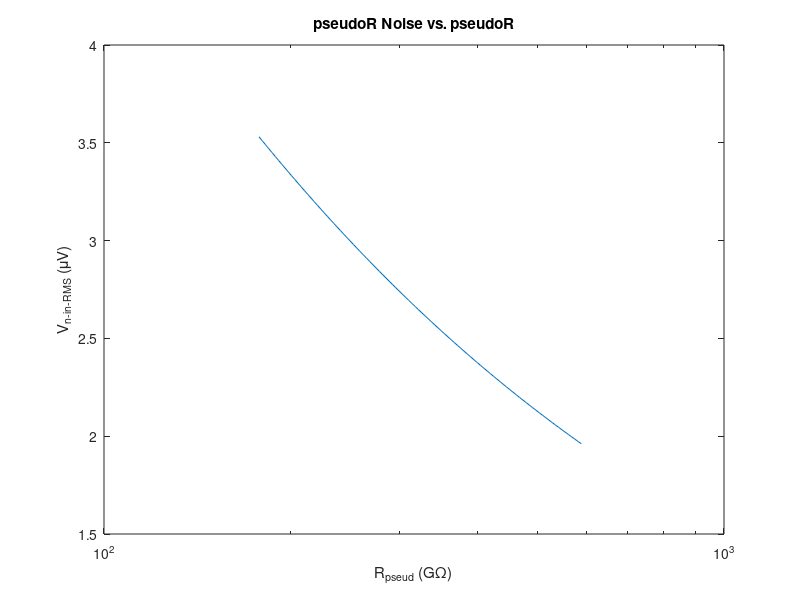
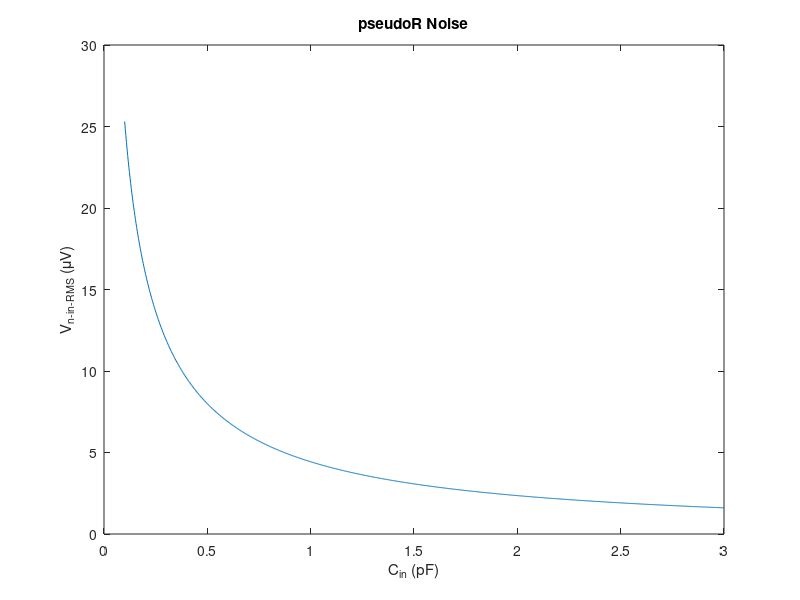
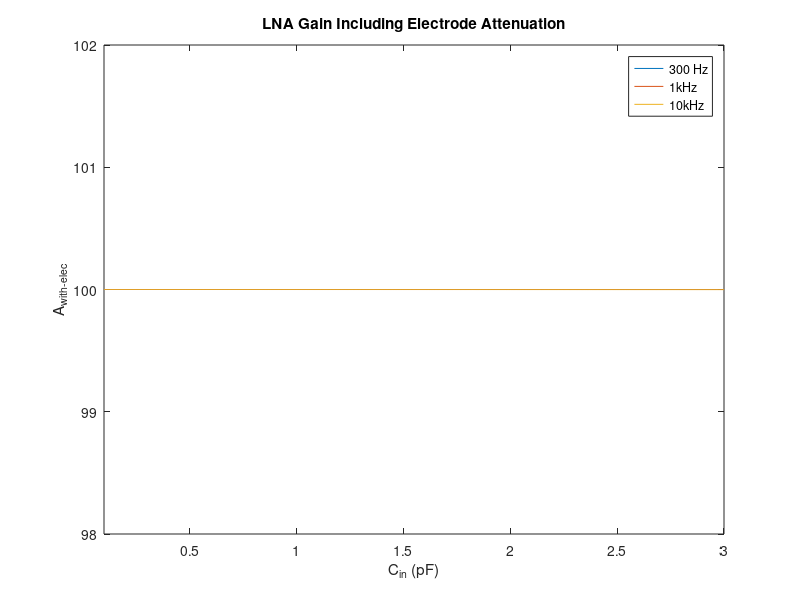
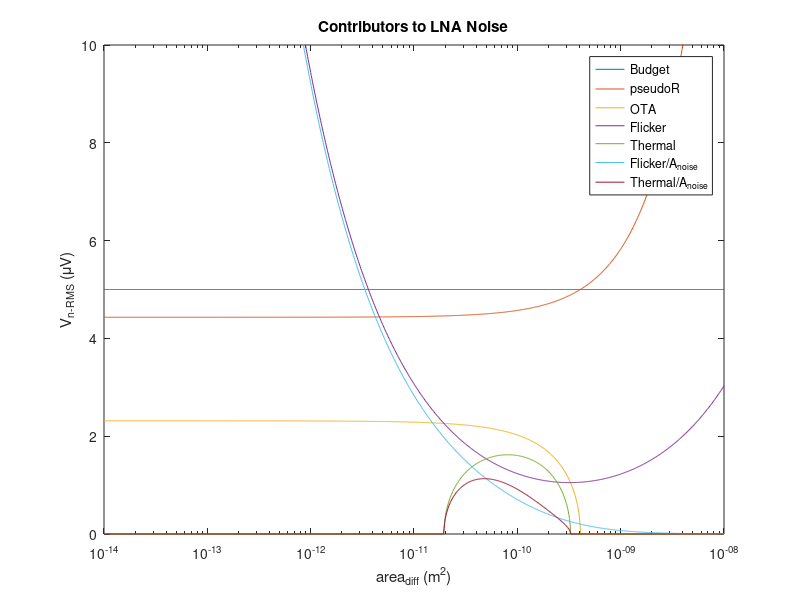

The MATLAB source for these figures, in order: (Note: this script raises an error after producing the figures.)
% polymorph pixel co-design
% CRT
% 05/19/2020 - 07/22/2020

%% setup
close all
clear all

%% starting assumptions and physical constants

% constants
k = 1.38e-23;
T = 37 + 273;   % body temp

% system constraints
V_DD = 1.5;
R_elec = 24e3;
pixel_dim = 152.5e-6;
area_limit = (pixel_dim)^2;

% amplitude range
% peak voltages for AP (300Hz - 10kHz) and a little LFP (50Hz - 10kHz)
V_AP = 2e-3;
V_LFP = 4e-3;

%% design targets

% except for here, as noted, all noise is squared voltage
noise_Vrms_target = 5e-6;
noise_Vsq_target = noise_Vrms_target^2;

A_target = 100;
A_OL_target = 1e3;
A_f = 1;

f_LP_AP = 10e3;
f_HP_AP = 300;

ENBW = f_LP_AP * pi/2;

% number of time constants for "complete" settling
settling_TCs = 5;

% target for OTA noise source other than M1
excess = 1.2;

% swing for A1
V_swing_target = V_LFP * A_target;

%% technology information

L_min = 130e-9;

% C_ox and C_P (C_gg) [F/m^2]
% C_ox for flicker noise
C_ox = 0.01;
% C_P for parasitics
M_input_area = 120e-6 * 600e-9;
C_gg = 252e-15;
C_P_N = C_gg / M_input_area;
C_P_P = 0.00633;

% flicker noise coefficients [J]
K_flicker_N = 1.24e-25;
K_flicker_P = 1.98e-25;

% mismatch coefficients
% [Vm] and [m]
A_VT = 10e-9;
A_beta = 0.013e-6;

% noise factor gamma (often quoted as 2/3)
gamma_W = 1;
gamma_S = 2/3;

% estimates for device area
L_diff = 200e-9;
L_guard = 1e-6;

%% pseudoR cutoff and noise

% possible pseudoR values from mc: 90GOhm to 5TOhm
pseudoR = logspace(11.25,11.77,100);
% assume C_F is minimum size
C_F = 10e-15;
f_pseudo = 1./(2.*pi.*pseudoR.*C_F);

% reduction factor to account for not all of kT/C appearing in final BW
% we apply a HP filter in the SC stage, and only care about noise
% in the 300Hz+ band
ratio = f_HP_AP ./ f_pseudo;
reduc_factor = (2/pi./((ratio).^2 - 1)) .* ...
    (ratio*pi/4 - pi/2 + atan(ratio));

% resulting noise due to 2 pseudoR
noise_pseudoR = 2 .* k .* T ./ C_F .* reduc_factor;
% input-refer - note that this uses ideal gain
noise_pseudoR_in = noise_pseudoR ./ (A_target.^2);

% noise due to pseudoR as a function of Cin
figure
semilogx(pseudoR/1e9, sqrt(noise_pseudoR_in) .* 1e6);
xlabel('R_{pseud} (G\Omega)');
ylabel('V_{n-in-RMS} (\muV)');
title('pseudoR Noise vs. pseudoR');

%% closed-loop amp design: sweep Cin

% smallest pseudoR under mc
pseudoR = 178e9;

% sweep Cin
%C_in = 1e-12;
C_in = linspace(100e-15, 3e-12, 1000)';
C_F = C_in / A_target;

% integrated pseudoR noise for 300Hz sw cap HP cutoff
f_pseudo = 1./(2.*pi.*pseudoR.*C_F);
% reduction factor to account for not all of kT/C
% appearing in the 300Hz+ band
reduc_factor = 1./(1 + f_HP_AP./f_pseudo);
noise_pseudoR = 2 .* k .* T ./ C_F .* reduc_factor;
% input-refer - note that this uses ideal gain
noise_pseudoR_in = noise_pseudoR ./ (A_target.^2);

% ideal closed-loop gain including electrode attenuation
% at three freqs: 300, 1000, 10000 Hz
% assumes ideal opamp with no parasitics
A_elec_300 = C_in ./ sqrt(C_F.^2 + (C_F .* C_in .* R_elec .* (2*pi*300)).^2);
A_elec_1e3 = C_in ./ sqrt(C_F.^2 + (C_F .* C_in .* R_elec .* (2*pi*1e3)).^2);
A_elec_1e4 = C_in ./ sqrt(C_F.^2 + (C_F .* C_in .* R_elec .* (2*pi*1e4)).^2);

%% plots from Cin choice

% noise due to pseudoR as a function of Cin
figure
plot(C_in.*(1e12), sqrt(noise_pseudoR_in) .* 1e6);
xlabel('C_{in} (pF)');
ylabel('V_{n-in-RMS} (\muV)');
title('pseudoR Noise');

% input gain including electrode atten
% should be negligible
figure
plot(C_in.*(1e12), A_elec_300);
hold on
plot(C_in.*(1e12), A_elec_1e3);
plot(C_in.*(1e12), A_elec_1e4);
xlabel('C_{in} (pF)');
ylabel('A_{with-elec}');
axis([100e-3 3 98 102]);
legend('300 Hz', '1kHz', '10kHz');
title('LNA Gain Including Electrode Attenuation');

%% results from first design section

% baseline C_in for noise, assuming we meet target gain
C_in = 1e-12;
C_F = C_in / A_target;
% now adjust C_in to pre-warp the CL gain, gain error due to finite OL gain
C_in = C_F * A_target * (1 + 1/A_OL_target) / (1 - A_target/A_OL_target);
% integrated pseudoR noise for 300Hz sw cap HP cutoff
f_pseudo = 1./(2.*pi.*pseudoR.*C_F);
reduc_factor = 1./(1 + f_HP_AP./f_pseudo);
noise_pseudoR = 2 .* k .* T ./ C_F .* reduc_factor;

%% begin OTA design: sweep WL

% transistor area, from 10^-14 m^2 to 10^-9 m^2
% for reference, pixel is 2.33*10^-8 m^2
% 120um/600nm device is 7.2*10^-11 m^2both
% and a 130nm/130nm device is 1.69*10^-14 m^2
WL = logspace(-14,-8,1000);

C_P = WL .* C_P_N;

% resulting actual closed-loop gain
A_actual = C_in ./ (C_F + (C_F + C_in + C_P) ./ A_OL_target);
noise_pseudoR_in = noise_pseudoR ./ (A_actual.^2);

% noise budget
noise_OTA = noise_Vsq_target - noise_pseudoR_in;

% noise gain
A_noise = (C_P + C_in + C_F) ./ C_in;

% flicker noise
noise_flicker = 2 .* K_flicker_N ./ C_ox ./ WL .* (A_noise).^2 ...
    .* log(f_LP_AP / f_HP_AP);

noise_thermal = noise_OTA - noise_flicker;

% thermal noise
% NOTE: we only care about thermal noise in the signal band (to 10kHz)
% technically, ENBW is not correct here because we can do a software
% brickwall filter at 10kHz, and this will be valid since we have used
% appropriate anti-aliasing.
% thus, ENBW is used here only to provide a safety margin.
gm_req = 2 .* 4 .* k .* T .* gamma_W...
    ./ noise_thermal .* (A_noise).^2 .* ENBW .* excess;

% first approx of mismatch: assume input pair dominates
sigma_Vth_1 = A_VT ./ sqrt(WL);
V_os_3sigma = sigma_Vth_1 .* 3;

%% plots from flicker noise sizing choice

% noise breakdown
figure
semilogx(WL, (noise_Vrms_target*1e6).*ones(size(WL)));
hold on
semilogx(WL, sqrt(noise_pseudoR_in) .* 1e6);
semilogx(WL, sqrt(noise_OTA) .* 1e6);
semilogx(WL, sqrt(noise_flicker) .* 1e6);
semilogx(WL, sqrt(noise_thermal) .* 1e6);
semilogx(WL, sqrt(noise_flicker) ./ (A_noise).^2 .* 1e6);
semilogx(WL, sqrt(noise_thermal) ./ (A_noise).^2 .* 1e6);
xlabel('area_{diff} (m^2)');
ylabel('V_{n-RMS} (\muV)');
axis([1e-14 1e-8 0 10]);
legend('Budget', 'pseudoR', 'OTA', 'Flicker', 'Thermal',...
    'Flicker/A_{noise}', 'Thermal/A_{noise}');
title('Contributors to LNA Noise');

% mismatch
figure
semilogx(WL, V_os_3sigma .* 1e3);
xlabel('area_{diff} (m^2)');
ylabel('V_{OS} (mV)');
title('3\sigma V_{OS}');

% gm requirement
figure
semilogx(WL, gm_req.*(1e6));
xlabel('area_{diff} (m^2)');
ylabel('g_m (\muS)');
axis([1e-14 1e-8 0 500]);
title('g_m Requirement');

% closed-loop gain
figure
semilogx(WL, A_actual);
xlabel('area_{diff} (m^2)');
ylabel('A_{actual}');
title('Closed-Loop Gain due to C_P');

%% gm/id, gmro characterization

% info about number of characterization sweeps
num_lengths_N = 10;
num_lengths_P = 10;
points_per_length = 25;
L_N = [130e-9 200e-9 500e-9 1e-6 2e-6 4e-6 6e-6 8e-6 10e-6 12e-6]';
L_P = L_N;

% NMOS

% import the characterization data
gmid_n_130n = readmatrix('charac/charac_gmid_n_130n.csv');
gmid_n_200n = readmatrix('charac/charac_gmid_n_200n.csv');
gmid_n_500n = readmatrix('charac/charac_gmid_n_500n.csv');
gmid_n_1u = readmatrix('charac/charac_gmid_n_1u.csv');
gmid_n_2u = readmatrix('charac/charac_gmid_n_2u.csv');
gmid_n_4u = readmatrix('charac/charac_gmid_n_4u.csv');
gmid_n_6u = readmatrix('charac/charac_gmid_n_6u.csv');
gmid_n_8u = readmatrix('charac/charac_gmid_n_8u.csv');
gmid_n_10u = readmatrix('charac/charac_gmid_n_10u.csv');
gmid_n_12u = readmatrix('charac/charac_gmid_n_12u.csv');

gmro_n_130n = readmatrix('charac/charac_gmro_n_130n.csv');
gmro_n_200n = readmatrix('charac/charac_gmro_n_200n.csv');
gmro_n_500n = readmatrix('charac/charac_gmro_n_500n.csv');
gmro_n_1u = readmatrix('charac/charac_gmro_n_1u.csv');
gmro_n_2u = readmatrix('charac/charac_gmro_n_2u.csv');
gmro_n_4u = readmatrix('charac/charac_gmro_n_4u.csv');
gmro_n_6u = readmatrix('charac/charac_gmro_n_6u.csv');
gmro_n_8u = readmatrix('charac/charac_gmro_n_8u.csv');
gmro_n_10u = readmatrix('charac/charac_gmro_n_10u.csv');
gmro_n_12u = readmatrix('charac/charac_gmro_n_12u.csv');

cgg_n_130n = readmatrix('charac/charac_cgg_n_130n.csv');
cgg_n_200n = readmatrix('charac/charac_cgg_n_200n.csv');
cgg_n_500n = readmatrix('charac/charac_cgg_n_500n.csv');
cgg_n_1u = readmatrix('charac/charac_cgg_n_1u.csv');
cgg_n_2u = readmatrix('charac/charac_cgg_n_2u.csv');
cgg_n_4u = readmatrix('charac/charac_cgg_n_4u.csv');
cgg_n_6u = readmatrix('charac/charac_cgg_n_6u.csv');
cgg_n_8u = readmatrix('charac/charac_cgg_n_8u.csv');
cgg_n_10u = readmatrix('charac/charac_cgg_n_10u.csv');
cgg_n_12u = readmatrix('charac/charac_cgg_n_12u.csv');

% concatenate the results for easier looping
gmid_n = horzcat(gmid_n_130n, gmid_n_200n(:,2), gmid_n_500n(:,2),...
    gmid_n_1u(:,2), gmid_n_2u(:,2), gmid_n_4u(:,2), gmid_n_6u(:,2),...
    gmid_n_8u(:,2), gmid_n_10u(:,2), gmid_n_12u(:,2));
gmro_n = horzcat(gmro_n_130n, gmro_n_200n(:,2), gmro_n_500n(:,2),...
    gmro_n_1u(:,2), gmro_n_2u(:,2), gmro_n_4u(:,2), gmro_n_6u(:,2),...
    gmro_n_8u(:,2), gmro_n_10u(:,2), gmro_n_12u(:,2));
cgg_n = horzcat(cgg_n_130n, cgg_n_200n(:,2), cgg_n_500n(:,2),...
    cgg_n_1u(:,2), cgg_n_2u(:,2), cgg_n_4u(:,2), cgg_n_6u(:,2),...
    cgg_n_8u(:,2), cgg_n_10u(:,2), cgg_n_12u(:,2));

% plot the characterization results
figure
semilogx(gmid_n(:,1)*1e6, gmid_n(:,2));
hold on
semilogx(gmid_n(:,1)*1e6, gmid_n(:,3));
semilogx(gmid_n(:,1)*1e6, gmid_n(:,4));
semilogx(gmid_n(:,1)*1e6, gmid_n(:,5));
semilogx(gmid_n(:,1)*1e6, gmid_n(:,6));
semilogx(gmid_n(:,1)*1e6, gmid_n(:,7));
semilogx(gmid_n(:,1)*1e6, gmid_n(:,8));
semilogx(gmid_n(:,1)*1e6, gmid_n(:,9));
semilogx(gmid_n(:,1)*1e6, gmid_n(:,10));
semilogx(gmid_n(:,1)*1e6, gmid_n(:,11));
title('g_m/I_D vs. I_D for NMOS');
xlabel('I_D (\muA)');
ylabel('g_m/I_D (V^{-1})');
legend('L = 130nm', 'L = 200nm', 'L = 500nm', 'L = 1\mum', 'L = 2\mum',...
    'L = 4\mum', 'L = 6\mum', 'L = 8\mum', 'L = 10\mum', 'L = 12\mum');

figure
semilogx(gmro_n(:,1)*1e6, gmro_n(:,2));
hold on
semilogx(gmro_n(:,1)*1e6, gmro_n(:,3));
semilogx(gmro_n(:,1)*1e6, gmro_n(:,4));
semilogx(gmro_n(:,1)*1e6, gmro_n(:,5));
semilogx(gmro_n(:,1)*1e6, gmro_n(:,6));
semilogx(gmro_n(:,1)*1e6, gmro_n(:,7));
semilogx(gmro_n(:,1)*1e6, gmro_n(:,8));
semilogx(gmro_n(:,1)*1e6, gmro_n(:,9));
semilogx(gmro_n(:,1)*1e6, gmro_n(:,10));
semilogx(gmro_n(:,1)*1e6, gmro_n(:,11));
title('g_mr_o vs. I_D for NMOS');
xlabel('I_D (\muA)');
ylabel('g_mr_o');
legend('L = 130nm', 'L = 200nm', 'L = 500nm', 'L = 1\mum', 'L = 2\mum',...
    'L = 4\mum', 'L = 6\mum', 'L = 8\mum', 'L = 10\mum', 'L = 12\mum');

figure
semilogx(cgg_n(:,1)*1e6, cgg_n(:,2) / (130e-9 * 260e-9));
hold on
semilogx(cgg_n(:,1)*1e6, cgg_n(:,3) / (200e-9 * 400e-9));
semilogx(cgg_n(:,1)*1e6, cgg_n(:,4) / (500e-9 * 1000e-9));
semilogx(cgg_n(:,1)*1e6, cgg_n(:,5) / (1000e-9 * 2000e-9));
semilogx(cgg_n(:,1)*1e6, cgg_n(:,6) / (2000e-9 * 4000e-9));
semilogx(cgg_n(:,1)*1e6, cgg_n(:,7) / (4000e-9 * 8000e-9));
semilogx(cgg_n(:,1)*1e6, cgg_n(:,8) / (6000e-9 * 12000e-9));
semilogx(cgg_n(:,1)*1e6, cgg_n(:,9) / (8000e-9 * 16000e-9));
semilogx(cgg_n(:,1)*1e6, cgg_n(:,10) / (10000e-9 * 20000e-9));
semilogx(cgg_n(:,1)*1e6, cgg_n(:,11) / (12000e-9 * 24000e-9));
title('C_{gg} vs. I_D for NMOS');
xlabel('I_D (\muA)');
ylabel('C_{gg} (F/m^2)');
legend('L = 130nm', 'L = 200nm', 'L = 500nm', 'L = 1\mum', 'L = 2\mum',...
    'L = 4\mum', 'L = 6\mum', 'L = 8\mum', 'L = 10\mum', 'L = 12\mum');


% PMOS

% import the characterization data
gmid_p_130n = readmatrix('charac/charac_gmid_p_130n.csv');
gmid_p_200n = readmatrix('charac/charac_gmid_p_200n.csv');
gmid_p_500n = readmatrix('charac/charac_gmid_p_500n.csv');
gmid_p_1u = readmatrix('charac/charac_gmid_p_1u.csv');
gmid_p_2u = readmatrix('charac/charac_gmid_p_2u.csv');
gmid_p_4u = readmatrix('charac/charac_gmid_p_4u.csv');
gmid_p_6u = readmatrix('charac/charac_gmid_p_6u.csv');
gmid_p_8u = readmatrix('charac/charac_gmid_p_8u.csv');
gmid_p_10u = readmatrix('charac/charac_gmid_p_10u.csv');
gmid_p_12u = readmatrix('charac/charac_gmid_p_12u.csv');

gmro_p_130n = readmatrix('charac/charac_gmro_p_130n.csv');
gmro_p_200n = readmatrix('charac/charac_gmro_p_200n.csv');
gmro_p_500n = readmatrix('charac/charac_gmro_p_500n.csv');
gmro_p_1u = readmatrix('charac/charac_gmro_p_1u.csv');
gmro_p_2u = readmatrix('charac/charac_gmro_p_2u.csv');
gmro_p_4u = readmatrix('charac/charac_gmro_p_4u.csv');
gmro_p_6u = readmatrix('charac/charac_gmro_p_6u.csv');
gmro_p_8u = readmatrix('charac/charac_gmro_p_8u.csv');
gmro_p_10u = readmatrix('charac/charac_gmro_p_10u.csv');
gmro_p_12u = readmatrix('charac/charac_gmro_p_12u.csv');

% concatenate the results for easier looping
gmid_p = horzcat(gmid_p_130n, gmid_p_200n(:,2), gmid_p_500n(:,2),...
    gmid_p_1u(:,2), gmid_p_2u(:,2), gmid_p_4u(:,2), gmid_p_6u(:,2),...
    gmid_p_8u(:,2), gmid_p_10u(:,2), gmid_p_12u(:,2));
gmro_p = horzcat(gmro_p_130n, gmro_p_200n(:,2), gmro_p_500n(:,2),...
    gmro_p_1u(:,2), gmro_p_2u(:,2), gmro_p_4u(:,2), gmro_p_6u(:,2),...
    gmro_p_8u(:,2), gmro_p_10u(:,2), gmro_p_12u(:,2));

% plot the characterization results
figure
semilogx(gmid_p(:,1)*1e6, gmid_p(:,2));
hold on
semilogx(gmid_p(:,1)*1e6, gmid_p(:,3));
semilogx(gmid_p(:,1)*1e6, gmid_p(:,4));
semilogx(gmid_p(:,1)*1e6, gmid_p(:,5));
semilogx(gmid_p(:,1)*1e6, gmid_p(:,6));
semilogx(gmid_p(:,1)*1e6, gmid_p(:,7));
semilogx(gmid_p(:,1)*1e6, gmid_p(:,8));
semilogx(gmid_p(:,1)*1e6, gmid_p(:,9));
semilogx(gmid_p(:,1)*1e6, gmid_p(:,10));
semilogx(gmid_p(:,1)*1e6, gmid_p(:,11));
title('g_m/I_D vs. I_D for PMOS');
xlabel('I_D (\muA)');
ylabel('g_m/I_D (V^{-1})');
legend('L = 130nm', 'L = 200nm', 'L = 500nm', 'L = 1\mum', 'L = 2\mum',...
    'L = 4\mum', 'L = 6\mum', 'L = 8\mum', 'L = 10\mum', 'L = 12\mum');

figure
semilogx(gmro_p(:,1)*1e6, gmro_p(:,2));
hold on
semilogx(gmro_p(:,1)*1e6, gmro_p(:,3));
semilogx(gmro_p(:,1)*1e6, gmro_p(:,4));
semilogx(gmro_p(:,1)*1e6, gmro_p(:,5));
semilogx(gmro_p(:,1)*1e6, gmro_p(:,6));
semilogx(gmro_p(:,1)*1e6, gmro_p(:,7));
semilogx(gmro_p(:,1)*1e6, gmro_p(:,8));
semilogx(gmro_p(:,1)*1e6, gmro_p(:,9));
semilogx(gmro_p(:,1)*1e6, gmro_p(:,10));
semilogx(gmro_p(:,1)*1e6, gmro_p(:,11));
title('g_mr_o vs. I_D for PMOS');
xlabel('I_D (\muA)');
ylabel('g_mr_o');
legend('L = 130nm', 'L = 200nm', 'L = 500nm', 'L = 1\mum', 'L = 2\mum',...
    'L = 4\mum', 'L = 6\mum', 'L = 8\mum', 'L = 10\mum', 'L = 12\mum');

%% transistor-level OTA design: tunable parameters

% set minimum W
W_min = 200e-9;

% assumptions for WI or SI
gmid_WI = 25;
gmid_MI = 20;
gmid_SI = 10;

% M1 specs determined from optimization above
gm_min = 100e-6;
WL_min = 3.85e-11;

% ratio between main branch and output branch
current_scale = 16;
% ratio between load branch and one branch of CMFB amp
cmfb_scale = 1;

% partition of gains
A_OL_1_target = 320;
A_OL_2_target = A_OL_target / A_OL_1_target;
A_OL_CMFB_target = 20;

% degen resistor headroom consumption
V_R_degen = 0.2;
% estimated headroom for saturation for a single device (even SI)
V_hr_SI = 300e-3;
V_hr_WI = 250e-3;

%% swing requirement calculation

V_swing_telecas = V_DD - 1*V_hr_SI - 4*V_hr_WI - V_R_degen;
V_swing_foldcas = V_DD - 1*V_hr_SI - 3*V_hr_WI - V_R_degen;
V_swing_stage2 = V_DD - V_hr_SI - V_hr_WI;

%% amp/filter interface

% assume min size cap for C_RA
C_RA = 10e-15;

% biquad filter params
omega_0 = 2*pi * sqrt(f_HP_AP * f_LP_AP);
BW = 2*pi * (f_LP_AP - f_HP_AP);
Q = omega_0 / BW;

% input cap size
C_R1 = C_RA * A_f / Q;

% sweep possible switching frequencies
f_swcap = logspace(5,7,1000)';

f_BW_amp = f_swcap ./ 10;

% resistive approximation
R_1 = 1 ./ (C_R1 * f_swcap);

% one-stage version. settling will be ok, so look at gain degredation
% using 60dB gain for one-stage (80dB not possible)
rout_assumed = (1e3) / gm_min;
Rout_amp_required = (rout_assumed .* R_1) ./ (R_1 - rout_assumed);
% using reasonable assumptions for degen R and load device,
% calculate what gmro would be necessary for up and down cascode devices
R_degen_assumed = 50e3;
ro_load_assumed = 4e7;
Rout_branch = 2 * Rout_amp_required;
gmro_required_up = sqrt(Rout_branch ./ R_degen_assumed);
gmro_required_down = Rout_branch ./ ro_load_assumed;

figure
semilogx(f_swcap, gmro_required_up);
hold on
semilogx(f_swcap, gmro_required_down);
xlabel('f_{swcap} (Hz)');
ylabel('g_mr_o');
title('Single-Stage: Cascode g_mr_o Required vs. Sw Cap Frequency');
legend('Up Branch (fold)', 'Down Branch (load)');

% settling limit
T_settle_limit = 1 ./ (f_swcap * 2);

% assume switch resistance - settling through this
R_sw = 14e3;
T_settle_sw = R_sw * C_R1 * settling_TCs;

%% transistor-level OTA design: action

% M1: input pair (NMOS)

% vectors to keep track of results for comparison
W = zeros(num_lengths_N, 1);
WL = zeros(num_lengths_N, 1);
gmro = zeros(num_lengths_N, 1);
gmid = zeros(num_lengths_N, 1);

% try each length
for i = 1:num_lengths_N
    
    % column for gmid, gmro data
    col = 1 + i;
    
    % determine corresponding length
    L_charac = L_N(i);
    W_charac = L_charac * 2;
    
    for j = 1:points_per_length
        
        % go from SI to WI to get minimum required gmid
        point = points_per_length - j + 1;
        
        gmid(i) = gmid_n(point, col);
        
        if (gmid(i) > gmid_WI)
            % found required gmid
            
            % determine corresponding current density for this length
            ID_charac = gmid_n(point, 1);
            ID_density = ID_charac / W_charac;
            
            % determine actual ID required
            ID_req = gm_min / gmid(i);
            ID = 1e-6 * ceil(ID_req * 1e6);
            
            % determine actual W required
            W(i) = ID / ID_density;
            WL(i) = W(i) .* L_charac;
            
            % keep track of corresponding gmro
            gmro(i) = gmro_n(point, col);
            break
        end      
    end
end

% plot results for M1
figure
plot(L_N*1e6, W*1e6);
xlabel('L (\mum)');
ylabel('W (\mum)');
title('M1: W vs. L');
figure
plot(L_N*1e6, WL*1e12);
xlabel('L (\mum)');
ylabel('W ((\mum)^2)');
title('M1: WL vs. L');
figure
plot(L_N*1e6, gmro);
xlabel('L (\mum)');
ylabel('g_mr_o');
title('M1: g_mr_o vs. L');

% pick L that gives us required WL for parasitics/flicker
for i = 1:num_lengths_N
    WL_this = WL(i);
    
    if (WL_this > WL_min)
        % determine final dimensions
        W_M1 = W(i);
        L_M1 = L_N(i);
        % determine final small signal params
        gmid_M1 = gmid(i);
        gmro_M1 = gmro(i);
        break
    end
end

% compute some currents
ID_main = ID;
ID_load = ID_main / current_scale;
ID_both = ID_main + ID_load;

% compute M1 small signal params
gm_M1 = gmid_M1 * ID_main;
ro_M1 = gmro_M1 / gm_M1;

% size the degen resistors for reasonable voltage swing
R_degen = V_R_degen / ID_main;

% beginning to compute the gain

% from equation for gain of first stage...
gmro_factor = gm_M1 * ro_M1^2 * R_degen / (ro_M1 + R_degen)^2;
% ... we can determine a target for gmro of M3 and M5
gmro_35_target = A_OL_1_target / gmro_factor;

% size 3,5 based on this target

% M3: telecascode device (NMOS)
[W, gmid, gmro] = size_M(L_N, gmid_n, gmro_n, gmid_MI, 1, ID_main,...
    num_lengths_N, points_per_length);
[L_M3, W_M3, gmid_M3, gmro_M3] = pick_L(L_N, W, gmid, gmro,...
    gmro_35_target, num_lengths_N, W_min);
% compute M3 small signal params
gm_M3 = gmid_M3 * ID_main;
ro_M3 = gmro_M3 / gm_M3;

% M5: current source device (PMOS)
[W, gmid, gmro] = size_M(L_P, gmid_p, gmro_p, gmid_MI, 1, ID_main,...
    num_lengths_P, points_per_length);
[L_M5, W_M5, gmid_M5, gmro_M5] = pick_L(L_P, W, gmid, gmro,...
    gmro_35_target, num_lengths_P, W_min);
% compute M5 small signal params
gm_M5 = gmid_M5 * ID_main;
ro_M5 = gmro_M5 / gm_M5;

% calculate actual first stage gain

% transconductance
Gs3 = (gmro_M3 + 1) / (ro_M3 + gmro_M5 * R_degen);
Gm_reduc = (Gs3 * ro_M1) / (1 + Gs3 * ro_M1);
Gm_1 = gm_M1 * Gm_reduc;

% output resistance
Rout_1 = 1/(1/(gmro_M5 * R_degen) + 1/(gmro_M3 * ro_M1));

A_OL_1_actual = Gm_1 * Rout_1;

% compute gain target for second stage
A_OL_2_target_updated = max(A_OL_target / A_OL_1_actual, A_OL_2_target);

% compute gmro target based on necessity that gm7ro9 > A2 for later math
gm_M7_assumed = gmid_WI * ID_load;
gm_M9_assumed = gmid_SI * ID_load;
ro_9_target = A_OL_2_target_updated / gm_M7_assumed;
gmro_9_target = gm_M9_assumed * ro_9_target;

% M9: load device (NMOS)
% the only strong-inversion transistor (bc noise)
[W, gmid, gmro] = size_M(L_N, gmid_n, gmro_n, gmid_SI, 0, ID_load,...
    num_lengths_N, points_per_length);
[L_M9, W_M9, gmid_M9, gmro_M9] = pick_L(L_N, W, gmid, gmro,...
    gmro_9_target, num_lengths_N, W_min);
% compute M11 small signal params
gm_M9 = gmid_M9 * ID_load;
ro_M9 = gmro_M9 / gm_M9;

% compute target gmro7 based on target gain
ro_M7_target = (A_OL_2_target_updated * ro_M9) /...
    (gm_M7_assumed * ro_M9 - A_OL_2_target_updated);
gmro_7_target = gm_M7_assumed * ro_M7_target;

% M7: second stage input device (PMOS)
[W, gmid, gmro] = size_M(L_P, gmid_p, gmro_p, gmid_WI, 1, ID_load,...
    num_lengths_P, points_per_length);
[L_M7, W_M7, gmid_M7, gmro_M7] = pick_L(L_P, W, gmid, gmro,...
    gmro_7_target, num_lengths_P, W_min);
% compute M7 small signal params
gm_M7 = gmid_M7 * ID_load;
ro_M7 = gmro_M7 / gm_M7;

% calculate actual second stage gain
Rout_2 = (ro_M7 * ro_M9) / (ro_M7 + ro_M9);
A_OL_2_actual = gm_M7 * Rout_2;

A_OL_actual = A_OL_1_actual * A_OL_2_actual;

%% post-design OTA characterization

% noise - note this is just open-loop OTA noise for sanity check

% compute second stage noise
noise_final_A2 = 8*k*T*(gamma_W/gm_M7 + gamma_S*gm_M9/(gm_M7^2))*ENBW...
    + 2 * K_flicker_P / (W_M7 * L_M7 * C_ox) * log(f_LP_AP / f_HP_AP);

% compute first stage noise
noise_final_A1 = 8*k*T*(gamma_W/gm_M1 + 1/(R_degen * gm_M1^2))*ENBW...
    + 2 * K_flicker_N / (W_M1 * L_M1 * C_ox) * log(f_LP_AP / f_HP_AP);

% compute total input-referred OTA noise
noise_final_OTA = noise_final_A1 + (noise_final_A2 / (A_OL_1_actual^2));
noise_final_OTA_V = sqrt(noise_final_OTA);

% offset: it can be shown that all contributions are neglig except input
sigma_Vth_1_final = A_VT / sqrt(W_M1 * L_M1);
V_os_3sigma_final = sigma_Vth_1_final * 3;

% settling - need to satisfy swcap settling assumption
T_settle_OTA = Rout_2 * C_R1 * settling_TCs;

T_settle_OTA_vec = T_settle_OTA .* ones(size(f_swcap));
T_settle_sw_vec = T_settle_sw .* ones(size(f_swcap));

figure
semilogx(f_swcap, T_settle_limit*1e6);
hold on
semilogx(f_swcap, T_settle_sw_vec*1e6);
semilogx(f_swcap, T_settle_OTA_vec*1e6);
xlabel('f_{swcap} (Hz)');
ylabel('\tau (\mus)');
title('Amp/Filter Settling Time vs. Sw Cap Frequency');
legend('Limit', 'Switch Settling', 'OTA 2nd Stage Settling');

%% CMFB
ID_cmfb = ID_load / cmfb_scale;

% compute gmro target based on necessity that gm13ro15 > A for later math
gm_M13_assumed = gmid_WI * ID_cmfb;
gm_M15_assumed = gmid_SI * ID_cmfb;
ro_15_target = A_OL_CMFB_target / gm_M13_assumed;
gmro_15_target = gm_M15_assumed * ro_15_target;

% M15: load device (PMOS)
[W, gmid, gmro] = size_M(L_P, gmid_p, gmro_p, gmid_SI, 0, ID_cmfb,...
    num_lengths_P, points_per_length);
[L_M15, W_M15, gmid_M15, gmro_M15] = pick_L(L_P, W, gmid, gmro,...
    gmro_15_target, num_lengths_P, W_min);
% compute M15 small signal params
gm_M15 = gmid_M15 * ID_cmfb;
ro_M15 = gmro_M15 / gm_M15;

% compute target gmro13 based on target gain
ro_M13_target = (A_OL_CMFB_target * ro_M15) /...
    (gm_M13_assumed * ro_M15 - A_OL_CMFB_target);
gmro_13_target = gm_M13_assumed * ro_M13_target;

% M13: input device (NMOS)
[W, gmid, gmro] = size_M(L_N, gmid_n, gmro_n, gmid_WI, 1, ID_cmfb,...
    num_lengths_N, points_per_length);
[L_M13, W_M13, gmid_M13, gmro_M13] = pick_L(L_N, W, gmid, gmro,...
    gmro_13_target, num_lengths_N, W_min);
% compute M13 small signal params
gm_M13 = gmid_M13 * ID_cmfb;
ro_M13 = gmro_M13 / gm_M13;

% calculate actual CMFB amp gain
A_OL_CMFB_actual = (gmro_M13 * ro_M15) / (ro_M13 + ro_M15);

%% BPF A2 design: tunable parameters

% gain target
A_2_required = 300;
% A3_M1 specs determined from f_swcap optimization in other script
gm_min_A2 = 2e-6;

WL_min_A2 = 9e-12;

% partition gains
A_2_1_required = 30;

%% BPF A2 design: action

% A2_M1: input pair (NMOS)

% vectors to keep track of results for comparison
W = zeros(num_lengths_N, 1);
WL = zeros(num_lengths_N, 1);
gmro = zeros(num_lengths_N, 1);
gmid = zeros(num_lengths_N, 1);

% try each length
for i = 1:num_lengths_N
    
    % column for gmid, gmro data
    col = 1 + i;
    
    % determine corresponding length
    L_charac = L_N(i);
    W_charac = L_charac * 2;
    
    for j = 1:points_per_length
        
        % go from SI to WI to get minimum required gmid
        point = points_per_length - j + 1;
        
        gmid(i) = gmid_n(point, col);
        
        if (gmid(i) > gmid_WI)
            % found required gmid
            
            % determine corresponding current density for this length
            ID_charac = gmid_n(point, 1);
            ID_density = ID_charac / W_charac;
            
            % determine actual ID required
            ID_req = gm_min_A2 / gmid(i);
            ID = 0.01e-6 * ceil(ID_req * 100e6);
            
            % determine actual W required
            W(i) = ID / ID_density;
            WL(i) = W(i) .* L_charac;
            
            % keep track of corresponding gmro
            gmro(i) = gmro_n(point, col);
            break
        end      
    end
end

% pick L that gives us required WL for parasitics/flicker
for i = 1:num_lengths_N
    WL_this = WL(i);
    
    if (WL_this > WL_min_A2)
        % determine final dimensions
        W_A2_M1 = W(i);
        L_A2_M1 = L_N(i);
        % determine final small signal params
        gmid_A2_M1 = gmid(i);
        gmro_A2_M1 = gmro(i);
        break
    end
end

% corresponding current
ID_A2 = ID;

% compute M1 small signal params
gm_A2_M1 = gmid_A2_M1 * ID_A2;
ro_A2_M1 = gmro_A2_M1 / gm_A2_M1;

% need to calculate load device ro
ro_A2_M3_required = A_2_1_required * ro_A2_M1 /...
    (gmro_A2_M1 - A_2_1_required);

gm_A2_M3_estimate = gmid_SI * ID_A2;

gmro_A2_M3_target = ro_A2_M3_required * gm_A2_M3_estimate;

% A2_M3: load device (PMOS)
[W, gmid, gmro] = size_M(L_P, gmid_p, gmro_p, gmid_SI, 0, ID_A2,...
    num_lengths_P, points_per_length);
[L_A2_M3, W_A2_M3, gmid_A2_M3, gmro_A2_M3] = pick_L(L_P, W, gmid, gmro,...
    gmro_A2_M3_target, num_lengths_P, W_min);
% compute M3 small signal params
gm_A2_M3 = gmid_A2_M3 * ID_A2;
ro_A2_M3 = gmro_A2_M3 / gm_A2_M3;

% calculate actual first-stage gain
A_2_1 = gmro_A2_M1 * ro_A2_M3 / (ro_A2_M1 + ro_A2_M3);
% calculate required second-stage gain
A_2_2_required = A_2_required / A_2_1;

% A2_M5: second stage input pair (PMOS)

% vectors to keep track of results for comparison
W = zeros(num_lengths_P, 1);
WL = zeros(num_lengths_P, 1);
gmro = zeros(num_lengths_P, 1);
gmid = zeros(num_lengths_P, 1);

% try each length
for i = 1:num_lengths_P
    
    % column for gmid, gmro data
    col = 1 + i;
    
    % determine corresponding length
    L_charac = L_P(i);
    W_charac = L_charac * 2;
    
    for j = 1:points_per_length
        
        % go from SI to WI to get minimum required gmid
        point = points_per_length - j + 1;
        
        gmid(i) = gmid_p(point, col);
        
        if (gmid(i) > gmid_WI)
            % found required gmid
            
            % determine corresponding current density for this length
            ID_charac = gmid_p(point, 1);
            ID_density = ID_charac / W_charac;
            
            % determine actual ID required
            ID_req = gm_min_A2 / gmid(i);
            ID = 0.01e-6 * ceil(ID_req * 100e6);
            
            % determine actual W required
            W(i) = ID / ID_density;
            WL(i) = W(i) .* L_charac;
            
            % keep track of corresponding gmro
            gmro(i) = gmro_p(point, col);
            break
        end      
    end
end

% pick L that gives us required WL for parasitics/flicker
for i = 1:num_lengths_P
    WL_this = WL(i);
    
    if (WL_this > WL_min_A2)
        % determine final dimensions
        W_A2_M5 = W(i);
        L_A2_M5 = L_P(i);
        % determine final small signal params
        gmid_A2_M5 = gmid(i);
        gmro_A2_M5 = gmro(i);
        break
    end
end

% corresponding current
ID_A2_2 = ID;

% compute M5 small signal params
gm_A2_M5 = gmid_A2_M5 * ID_A2_2;
ro_A2_M5 = gmro_A2_M5 / gm_A2_M5;

% need to calculate load device ro
ro_A2_M7_required = A_2_2_required * ro_A2_M5 /...
    (gmro_A2_M5 - A_2_2_required);

gm_A2_M7_estimate = gmid_SI * ID_A2_2;

gmro_A2_M7_target = ro_A2_M7_required * gm_A2_M7_estimate;

% A2_M7: load device (NMOS)
[W, gmid, gmro] = size_M(L_N, gmid_n, gmro_n, gmid_WI, 1, ID_A2_2,...
    num_lengths_N, points_per_length);
[L_A2_M7, W_A2_M7, gmid_A2_M7, gmro_A2_M7] = pick_L(L_N, W, gmid, gmro,...
    gmro_A2_M7_target, num_lengths_N, W_min);
% compute M7 small signal params
gm_A2_M7 = gmid_A2_M7 * ID_A2_2;
ro_A2_M7 = gmro_A2_M7 / gm_A2_M7;

% calculate actual second-stage gain
A_2_2 = gmro_A2_M5 * ro_A2_M7 / (ro_A2_M5 + ro_A2_M7);
% calculate total gain
A_2_actual = A_2_1 * A_2_2;

% CMFB sizing?

%% BPF A3 design: tunable parameters

% gain target
A_3_required = 350;
% A3_M1 specs determined from f_swcap optimization in other script
gm_min_A3 = 2e-6;

WL_min_A3 = 9e-12;

gmro_cascode_target = 30;

%% BPF A3 design: action

% A3_M1: input pair (NMOS)

% vectors to keep track of results for comparison
W = zeros(num_lengths_N, 1);
WL = zeros(num_lengths_N, 1);
gmro = zeros(num_lengths_N, 1);
gmid = zeros(num_lengths_N, 1);

% try each length
for i = 1:num_lengths_N
    
    % column for gmid, gmro data
    col = 1 + i;
    
    % determine corresponding length
    L_charac = L_N(i);
    W_charac = L_charac * 2;
    
    for j = 1:points_per_length
        
        % go from SI to WI to get minimum required gmid
        point = points_per_length - j + 1;
        
        gmid(i) = gmid_n(point, col);
        
        if (gmid(i) > gmid_WI)
            % found required gmid
            
            % determine corresponding current density for this length
            ID_charac = gmid_n(point, 1);
            ID_density = ID_charac / W_charac;
            
            % determine actual ID required
            ID_req = gm_min_A3 / gmid(i);
            ID = 0.01e-6 * ceil(ID_req * 100e6);
            
            % determine actual W required
            W(i) = ID / ID_density;
            WL(i) = W(i) .* L_charac;
            
            % keep track of corresponding gmro
            gmro(i) = gmro_n(point, col);
            break
        end      
    end
end

% pick L that gives us required WL for parasitics/flicker
for i = 1:num_lengths_N
    WL_this = WL(i);
    
    if (WL_this > WL_min_A3)
        % determine final dimensions
        W_A3_M1 = W(i);
        L_A3_M1 = L_N(i);
        % determine final small signal params
        gmid_A3_M1 = gmid(i);
        gmro_A3_M1 = gmro(i);
        break
    end
end

% corresponding current
ID_A3 = ID;

% compute M1 small signal params
gm_A3_M1 = gmid_A3_M1 * ID_A3;
ro_A3_M1 = gmro_A3_M1 / gm_A3_M1;

% need to calculate required Rout and cascode gmro
Rout_required_A3 = A_3_required / gm_A3_M1;
Rdown_required_A3 = Rout_required_A3 * 2;

gmro_A3_M3_target = max(Rdown_required_A3 / ro_A3_M1, gmro_cascode_target);

% A3_M3: telecascode device (NMOS)
[W, gmid, gmro] = size_M(L_N, gmid_n, gmro_n, gmid_WI, 1, ID_A3,...
    num_lengths_N, points_per_length);
[L_A3_M3, W_A3_M3, gmid_A3_M3, gmro_A3_M3] = pick_L(L_N, W, gmid, gmro,...
    gmro_A3_M3_target, num_lengths_N, W_min);
% compute M3 small signal params
gm_A3_M3 = gmid_A3_M3 * ID_A3;
ro_A3_M3 = gmro_A3_M3 / gm_A3_M3;

% calculate actual Rup required
Rdown_actual_A3 = gmro_A3_M3 * ro_A3_M1;
Rup_required_A3 = 1 / (1/Rout_required_A3 - 1/Rdown_actual_A3);

% assume Rup_required_A3 = ro_M7

% A3_M5: load cascode device (PMOS)
[W, gmid, gmro] = size_M(L_P, gmid_p, gmro_p, gmid_MI, 1, ID_A3,...
    num_lengths_P, points_per_length);
[L_A3_M5, W_A3_M5, gmid_A3_M5, gmro_A3_M5] = pick_L(L_P, W, gmid, gmro,...
    gmro_cascode_target, num_lengths_P, W_min);
% compute M5 small signal params
gm_A3_M5 = gmid_A3_M5 * ID_A3;
ro_A3_M5 = gmro_A3_M5 / gm_A3_M5;

% size M7 based on estimated gm and ro required
gm_A3_M7_est = gmid_SI * ID_A3;
ro_A3_M7_required = Rup_required_A3 / gmro_A3_M5;
gmro_A3_M7_target = gm_A3_M7_est * ro_A3_M7_required;

% A3_M7: load device (PMOS)
[W, gmid, gmro] = size_M(L_P, gmid_p, gmro_p, gmid_SI, 0, ID_A3,...
    num_lengths_P, points_per_length);
[L_A3_M7, W_A3_M7, gmid_A3_M7, gmro_A3_M7] = pick_L(L_P, W, gmid, gmro,...
    gmro_A3_M7_target, num_lengths_P, W_min);
% compute M7 small signal params
gm_A3_M7 = gmid_A3_M7 * ID_A3;
ro_A3_M7 = gmro_A3_M7 / gm_A3_M7;

Rup_actual_A3 = gmro_A3_M5 * ro_A3_M7;
Rout_actual_A3 = 1 / (1/Rup_actual_A3 + 1/Rdown_actual_A3);

A_3_actual = Rout_actual_A3 * gm_A3_M1;

% CMFB sizing?

%% SF1 design: tunable parameters

% gain target
A_SF1_required = 0.95;
% SF1_M1 specs determined from f_swcap optimization in other script
gm_min_SF1 = 1e-6;

WL_min_SF1 = 9e-12;

%% SF1 design: action

% SF1_M1: input device (PMOS)

% vectors to keep track of results for comparison
W = zeros(num_lengths_N, 1);
WL = zeros(num_lengths_N, 1);
gmro = zeros(num_lengths_N, 1);
gmid = zeros(num_lengths_N, 1);

% try each length
for i = 1:num_lengths_P
    
    % column for gmid, gmro data
    col = 1 + i;
    
    % determine corresponding length
    L_charac = L_P(i);
    W_charac = L_charac * 2;
    
    for j = 1:points_per_length
        
        % go from SI to WI to get minimum required gmid
        point = points_per_length - j + 1;
        
        gmid(i) = gmid_p(point, col);
        
        if (gmid(i) > gmid_WI)
            % found required gmid
            
            % determine corresponding current density for this length
            ID_charac = gmid_p(point, 1);
            ID_density = ID_charac / W_charac;
            
            % determine actual ID required
            ID_req = gm_min_SF1 / gmid(i);
            ID = 0.01e-6 * ceil(ID_req * 100e6);
            
            % determine actual W required
            W(i) = ID / ID_density;
            WL(i) = W(i) .* L_charac;
            
            % keep track of corresponding gmro
            gmro(i) = gmro_n(point, col);
            break
        end      
    end
end

% pick L that gives us required WL for parasitics/flicker
for i = 1:num_lengths_P
    WL_this = WL(i);
    
    if (WL_this > WL_min_SF1)
        % determine final dimensions
        W_SF1_M1 = W(i);
        L_SF1_M1 = L_P(i);
        % determine final small signal params
        gmid_SF1_M1 = gmid(i);
        gmro_SF1_M1 = gmro(i);
        break
    end
end

% corresponding current
ID_SF1 = ID;

% compute M1 small signal params
gm_SF1_M1 = gmid_SF1_M1 * ID_SF1;
ro_SF1_M1 = gmro_SF1_M1 / gm_SF1_M1;

% size M2 based on estimated gm and ro required
gm_SF1_M2_est = gmid_SI * ID_SF1;
ro_SF1_M2_required = A_SF1_required / gm_SF1_M1 / (1 - A_SF1_required);
gmro_SF1_M2_target = gm_SF1_M2_est * ro_SF1_M2_required;

% SF1_M2: load device (PMOS)
[W, gmid, gmro] = size_M(L_P, gmid_p, gmro_p, gmid_SI, 0, ID_A3,...
    num_lengths_P, points_per_length);
[L_SF1_M2, W_SF1_M2, gmid_SF1_M2, gmro_SF1_M2] = pick_L(L_P, W, gmid, gmro,...
    gmro_SF1_M2_target, num_lengths_P, W_min);
% compute M2 small signal params
gm_SF1_M2 = gmid_SF1_M2 * ID_SF1;
ro_SF1_M2 = gmro_SF1_M2 / gm_SF1_M2;

A_SF1_actual = gm_SF1_M1 * ro_SF1_M2 / (1 + gm_SF1_M1 * ro_SF1_M2);

%% post-design SF characterization

% noise - note this is just open-loop OTA noise for sanity check

% compute first stage noise
noise_final_SF1 = 8*k*T*(gamma_W/gm_SF1_M1 +...
    gamma_S * gm_SF1_M2 / (gm_SF1_M1^2))*ENBW...
    + 2 * K_flicker_P / (W_SF1_M1 * L_SF1_M1 * C_ox) *...
    log(f_LP_AP / f_HP_AP);

% compute total input-referred OTA noise
noise_final_SF1_in = noise_final_SF1 / (A_target)^2;
noise_final_SF1_V = sqrt(noise_final_SF1_in);

% offset: it can be shown that all contributions are neglig except input
sigma_Vth_SF1_1 = A_VT / sqrt(W_SF1_M1 * L_SF1_M1);
V_os_3sigma_SF1 = sigma_Vth_SF1_1 * 3;

%% area estimate

% calculate A1 OTA area
area_A1 = 0;
area_A1 = area_A1 + get_area(L_M1, W_M1, L_guard, L_diff);
area_A1 = area_A1 + get_area(L_M3, W_M3, L_guard, L_diff);
area_A1 = area_A1 + get_area(L_M5, W_M5, L_guard, L_diff);
area_A1 = area_A1 + get_area(L_M7, W_M7, L_guard, L_diff);
area_A1 = area_A1 + get_area(L_M9, W_M9, L_guard, L_diff);
area_A1 = area_A1 + get_area(L_M13, W_M13, L_guard, L_diff);
area_A1 = area_A1 + get_area(L_M15, W_M15, L_guard, L_diff);

% calculate A3 OTA area
area_A3 = 0;
area_A3 = area_A3 + get_area(L_A3_M1, W_A3_M1, L_guard, L_diff);
area_A3 = area_A3 + get_area(L_A3_M3, W_A3_M3, L_guard, L_diff);
area_A3 = area_A3 + get_area(L_A3_M5, W_A3_M5, L_guard, L_diff);
area_A3 = area_A3 + get_area(L_A3_M7, W_A3_M7, L_guard, L_diff);
% assuming same CMFB amp as A1
area_A3 = area_A3 + get_area(L_M13, W_M13, L_guard, L_diff);
area_A3 = area_A3 + get_area(L_M15, W_M15, L_guard, L_diff);

% source follower area 
area_SF1 = 0;
area_SF1 = area_SF1 + get_area(L_SF1_M1, W_SF1_M1, L_guard, L_diff);
area_SF1 = area_SF1 + get_area(L_SF1_M2, W_SF1_M2, L_guard, L_diff);

% total area
area_total = area_A1 + 2*area_A3 + 2*area_SF1;

%% sizing helper functions

% W_vec: vector of widths (one for each length)
% gmid_vec: vector of actual gmid
% gmro_vec: vector of actual gmro

% L_vector: either N or P lengths
% gmid_matrix: either N or P characterization data
% gmro_matrix: either N or P characterization data
% gmid_target: min or max gmid
% inv_reg: 1 for WI i.e. min gmid, 0 for SI i.e. max gmid
% current: ID for this device
% num_lens: size of L_vector
% points_per_length: number of characterization points
function [W_vec, gmid_vec, gmro_vec] = size_M(L_vector, gmid_matrix,...
    gmro_matrix, gmid_target, inv_reg, current, num_lens, points_per_len)

    % vectors to keep track of results for comparison
    W_vec = zeros(num_lens, 1);
    gmro_vec = zeros(num_lens, 1);
    gmid_vec = zeros(num_lens, 1);

    % try each length
    for i = 1:num_lens

        % column for gmid, gmro data
        col = 1 + i;

        % determine corresponding length
        L_charac = L_vector(i);
        W_charac = L_charac * 2;
        
        % WI
        if (inv_reg == 1)
            for j = 1:points_per_len
                
                point = points_per_len - j + 1;
                gmid_vec(i) = gmid_matrix(point, col);
                
                if (gmid_vec(i) > gmid_target)
                    % found required gmid
                    % determine corresponding current density for this length
                    ID_charac = gmid_matrix(point, 1);
                    ID_density = ID_charac / W_charac;                 
                    % calculate W necessary from current for this device
                    W_vec(i) = current / ID_density;
                    % keep track of gmro
                    gmro_vec(i) = gmro_matrix(point, col);
                    break
                end
            end
        % SI
        else
            for j = 1:points_per_len
                
                point = j;
                gmid_vec(i) = gmid_matrix(point, col);
                
                if (gmid_vec(i) < gmid_target)
                    % found required gmid
                    % determine corresponding current density for this length
                    ID_charac = gmid_matrix(point, 1);
                    ID_density = ID_charac / W_charac;                 
                    % calculate W necessary from current for this device
                    W_vec(i) = current / ID_density;
                    % keep track of gmro
                    gmro_vec(i) = gmro_matrix(point, col);
                    break
                end
            end
        end
    end
end

% L_val: chosen L value
% W_val: chosen W value
% gmid_val: chosen gmid value
% gmro_val: chosen gmro value

% L_vector: either N or P lengths
% W_vector: corresponding W options
% gmid_vector: corresponding gmid
% gmro_vector: corresponding gmro
% gmro_target: min gmro
% num_lens: size of L_vector
function [L_val, W_val, gmid_val, gmro_val] = pick_L(L_vector, W_vector,...
    gmid_vector, gmro_vector, gmro_target, num_lens, min_W)

    for i = 1:num_lens
        gmro_this = gmro_vector(i);
        W_this = W_vector(i);
        
        % determine dimensions
        W_val = W_vector(i);
        L_val = L_vector(i);
        % determine small signal params
        gmid_val = gmid_vector(i);
        gmro_val = gmro_vector(i);

        if ((W_this > min_W) && (gmro_this > gmro_target))
            % if conditions met, these dimensions and params are final
            break
        end
    end
end

% area: silicon area estimate for pair of devices

% L: device L
% W: device W
% guard: estimate of additional guard-ring length
% diff: estimate of additional diffusion length
function area = get_area(L, W, guard, diff)

    area = (2*W + 2*guard) * (L + 2*guard + 2*diff);

end
